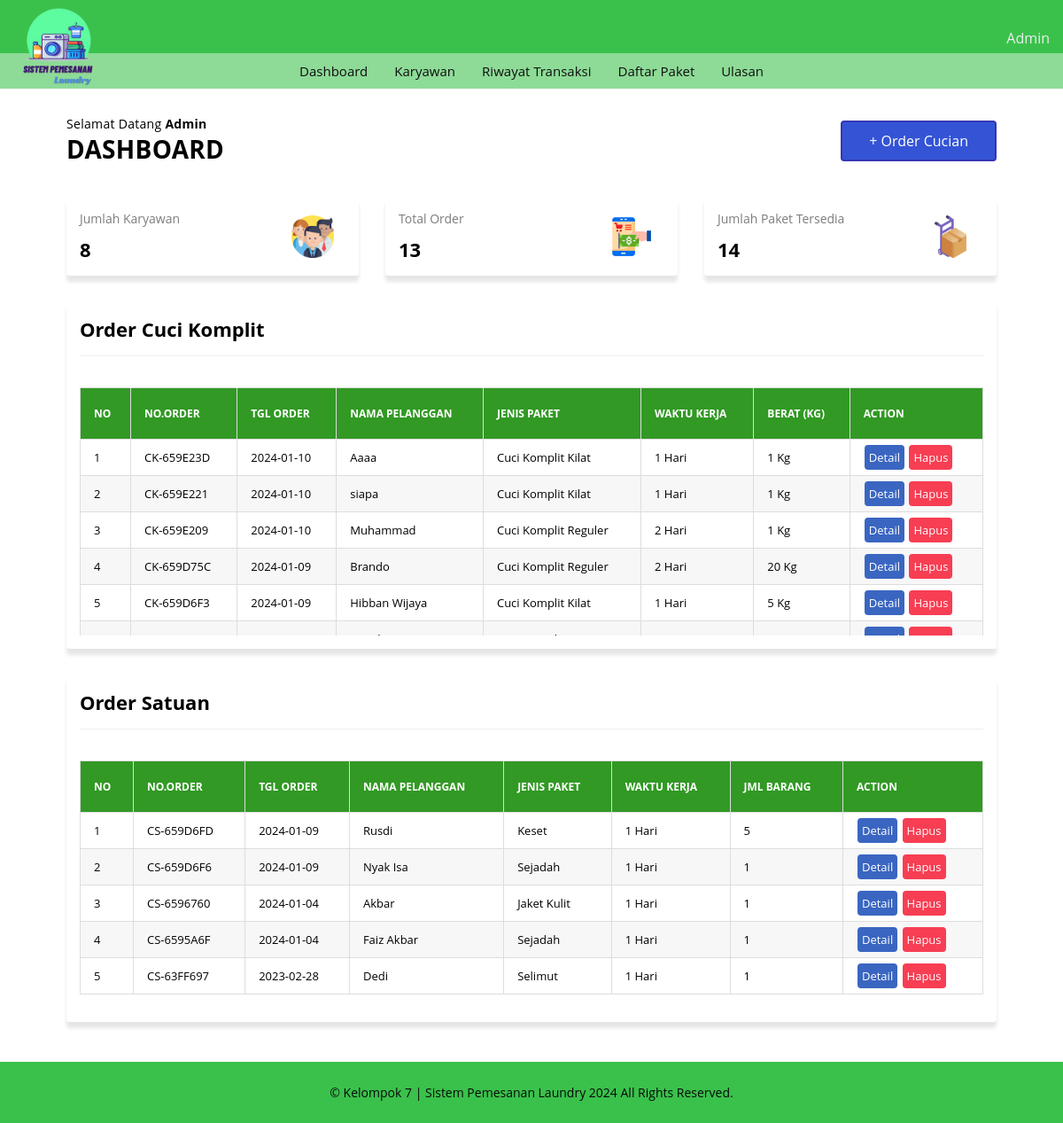
Page / (signed in) on the committed database.
### tables this page shows
CREATE TABLE `tb_order_ck` (
  `id_order_ck` int(11) NOT NULL,
  `or_ck_number` varchar(10) DEFAULT NULL,
  `nama_pel_ck` varchar(100) NOT NULL,
  `no_telp_ck` char(13) NOT NULL,
  `alamat_ck` text NOT NULL,
  `jenis_paket_ck` varchar(100) NOT NULL,
  `wkt_krj_ck` varchar(30) DEFAULT NULL,
  `berat_qty_ck` int(11) NOT NULL,
  `harga_perkilo` int(11) DEFAULT NULL,
  `tgl_masuk_ck` date NOT NULL,
  `tgl_keluar_ck` date NOT NULL,
  `tot_bayar` double DEFAULT NULL,
  `keterangan_ck` text NOT NULL
);

CREATE TABLE `tb_order_cs` (
  `id_order_cs` int(11) NOT NULL,
  `or_cs_number` varchar(10) NOT NULL,
  `nama_pel_cs` varchar(100) NOT NULL,
  `no_telp_cs` varchar(13) NOT NULL,
  `alamat_cs` text NOT NULL,
  `jenis_paket_cs` varchar(100) NOT NULL,
  `wkt_krj_cs` varchar(30) DEFAULT NULL,
  `jml_pcs` int(11) NOT NULL,
  `harga_perpcs` int(11) NOT NULL,
  `tgl_masuk_cs` date NOT NULL,
  `tgl_keluar_cs` date NOT NULL,
  `tot_bayar` double NOT NULL,
  `keterangan_cs` text NOT NULL
);

### _functions.php (called while the page is built, shortened)
<?php
$host	= 'localhost';
$user = 'root';
$pass	= '';
$db	= 'laundry_app';
$koneksi = mysqli_connect($host,$user,$pass,$db);
function query($query){
	global $koneksi;
	$result = mysqli_query($koneksi, $query);
	$rows = [];
	while ($row = mysqli_fetch_assoc($result)) {
		$rows[] = $row;
	}
	return $rows;
}
function url($url = null){
	$url_utama = "http://localhost/rumah_laundry";
	if ($url != null) {
		return $url_utama . '/' . $url;
	}else{
		return $url_utama;
	}
}
function jmlOrder(){
	$jml_ck = count(query("SELECT * FROM tb_order_ck"));
	$jml_cs = count(query("SELECT * FROM tb_order_cs"));
	$total_order = $jml_ck  + $jml_cs;
	return $total_order;
}
function jmlPaket(){
	$jml_pkt_ck = count(query("SELECT * FROM tb_cuci_komplit"));
	$jml_pkt_cs = count(query("SELECT * FROM tb_cuci_satuan"));
	$jmlPkt = $jml_pkt_ck + $jml_pkt_cs;
	return $jmlPkt;
}

### daftar_order/daf_or_ck.php (the view)
<div class="col">
   <div class="card">
      <div class="card-title card-flex">
         <div class="card-col">
            <h2>Order Cuci Komplit</h2>
         </div>
      </div>
      <div class="card-body">
         <div class="tabel-kontainer">
            <table class="tabel-transaksi">
               <thead>
                  <tr>
                     <th class="sticky">No</th>
                     <th class="sticky">No.Order</th>
                     <th class="sticky">Tgl Order</th>
                     <th class="sticky">Nama Pelanggan</th>
                     <th class="sticky">Jenis Paket</th>
                     <th class="sticky">Waktu Kerja</th>
                     <th class="sticky">Berat (Kg)</th>
                     <th class="sticky">Action</th>
                  </tr>
               </thead>
               <tbody>
                  <?php $cuci_komplit = query('SELECT * FROM tb_order_ck ORDER BY id_order_ck DESC');
                     if (!empty($cuci_komplit)) :?>
                     <?php
                        $no_ck = 1;
                        foreach($cuci_komplit as $ck) : ?>
                        <tr>
                           <td><?= $no_ck; ?></td>
                           <td><?= $ck['or_ck_number'] ?></td>
                           <td><?= $ck['tgl_masuk_ck'] ?></td>
                           <td><?= $ck['nama_pel_ck'] ?></td>
                           <td><?= $ck['jenis_paket_ck'] ?></td>
                           <td><?= $ck['wkt_krj_ck'] ?></td>
                           <td><?= $ck['berat_qty_ck'] . ' Kg' ?></td>
                           <td>
                              <a href="<?=url('detail_order/detail_ck/detail_order_ck.php?or_ck_number=')?><?=$ck['or_ck_number']?>" class="btn btn-detail">Detail</a>
                              <a href="<?=url('daftar_order/hapus_ck.php?or_ck_number=')?><?=$ck['or_ck_number']?>" onclick="return confirm('Yakin akan menghapus?');" class="btn btn-hapus">Hapus</a>
                           </td>
                        </tr>
                        <?php $no_ck++ ?>
                     <?php endforeach; ?>
                     <?php else : ?>
                        <tr>
                           <td colspan="8" class="txt-center">Data Tidak Tersedia</td>
                        </tr>
                  <?php endif?>
               </tbody>
            </table>
         </div>
      </div>
   </div>
</div>

### _header.php (shortened to what this page needs)
<?php
require_once('_functions.php');
?>
<!DOCTYPE html>
<html>
<head>
    <link rel="stylesheet" href="<?=url('_assets/css/style.css')?>">
</head>
<body>
<header>
    <nav>
        <div class="logo">
            <a href="<?=url()?>">
                <img src="<?=url('_assets/img/logo/3.png')?>" alt="Rumah Laundry Logo">
            </a>
        </div>
        <ul class="nav-menu">
            <li>
                <span id=""><?= ucfirst($_SESSION['master']) ?></span>
            </li>
        </ul>
    </nav>
    <div id="nav-mini">
        <a href="<?=url('index.php')?>" class="link-nav">Dashboard</a>
        <a href="<?=url('karyawan/karyawan.php')?>" class="link-nav">Karyawan</a>
        <a href="<?=url('riwayat_transaksi/riwayat.php')?>" class="link-nav">Riwayat Transaksi</a>
        <a href="<?=url('paket/paket.php')?>" class="link-nav">Daftar Paket</a>
        <a href="<?=url('review.php')?>" class="link-nav">Ulasan</a>
    </div>
</header>
</body>
</html>

### index.php (shortened to what this page needs)
<?php
	require_once('_header.php');
	$jml_karyawan = count(query('SELECT * FROM master LIMIT 20 OFFSET 1'));
?>
	<div id="main" class="main-content">
		<div class="container">
			<div class="baris">
				<div class="selamat-datang">
					<div class="col-header">
						<p class="judul-sm">Selamat Datang <span><?= ucfirst($_SESSION['master']) ?></span></p>
						<h2 class="judul-md">Dashboard</h2>
					</div>
					<div class="col-header txt-right">
						<a href="<?=url('order/order.php')?>" class="btn-lg bg-primary">+ Order Cucian</a>
					</div>
				</div>
			</div>
			<div class="baris">
				<div class="col col-4">
					<div class="card">
						<div class="card-body">
							<div class="card-panel">
								<div class="panel-header">
									<p>Jumlah Karyawan</p>
									<h2><?= $jml_karyawan ?></h2>
								</div>
								<div class="panel-icon">
									<img src="<?=url('_assets/img/team.png')?>" alt="karyawan" height="48">
								</div>
							</div>
						</div>
					</div>
				</div>
				<div class="col col-4">
					<div class="card">
						<div class="card-body">
							<div class="card-panel">
								<div class="panel-header">
									<p>Total Order</p>
									<h2><?= jmlOrder(); ?></h2>
								</div>
								<div class="panel-icon">
									<img src="<?=url('_assets/img/total_order.png')?>" alt="order" height="48">
								</div>
							</div>
						</div>
					</div>
				</div>
				<div class="col col-4">
					<div class="card">
						<div class="card-body">
							<div class="card-panel">
								<div class="panel-header">
									<p>Jumlah Paket Tersedia</p>
									<h2><?= jmlPaket(); ?></h2>
								</div>
								<div class="panel-icon">
									<img src="<?=url('_assets/img/jumlah_paket.png')?>" alt="paket" height="48">
								</div>
							</div>
						</div>
					</div>
				</div>
			</div>
			<div class="baris">
				<?php require_once('daftar_order/daf_or_ck.php');?>
			</div>
			<div class="baris">
				<?php require_once('daftar_order/daf_or_cs.php');?>
			</div>
		</div>
	</div>
<?php require_once('_footer.php'); ?>

### daftar_order/daf_or_cs.php
<div class="col">
   <div class="card">
      <div class="card-title card-flex">
         <div class="card-col">
            <h2>Order Satuan</h2>
         </div>
      </div>
      <div class="card-body">
         <div class="tabel-kontainer">
            <table class="tabel-transaksi">
               <thead>
                  <tr>
                     <th class="sticky">No</th>
                     <th class="sticky">No.Order</th>
                     <th class="sticky">Tgl Order</th>
                     <th class="sticky">Nama Pelanggan</th>
                     <th class="sticky">Jenis Paket</th>
                     <th class="sticky">Waktu Kerja</th>
                     <th class="sticky">Jml Barang</th>
                     <th class="sticky">Action</th>
                  </tr>
               </thead>
               <tbody>
                  <?php $cuci_satuan = query('SELECT * FROM tb_order_cs ORDER BY id_order_cs DESC');
                     if (!empty($cuci_satuan)) : ?>
                        <?php
                           $no_cs = 1;
                           foreach($cuci_satuan as $cs) : ?>
                              <tr>
                                 <td><?= $no_cs ?></td>
                                 <td><?= $cs['or_cs_number'] ?></td>
                                 <td><?= $cs['tgl_masuk_cs'] ?></td>
                                 <td><?= $cs['nama_pel_cs'] ?></td>
                                 <td><?= $cs['jenis_paket_cs'] ?></td>
                                 <td><?= $cs['wkt_krj_cs'] ?></td>
                                 <td><?= $cs['jml_pcs'] ?></td>
                                 <td>
                                    <a href="<?=url('detail_order/detail_cs/detail_order_cs.php?or_cs_number=')?><?=$cs['or_cs_number']?>" class="btn btn-detail">Detail</a>
                                    <a href="<?=url('daftar_order/hapus_cs.php?or_cs_number=')?><?=$cs['or_cs_number']?>" onclick="return confirm('Yakin akan menghapus?');" class="btn btn-hapus">Hapus</a>
                                 </td>
                              </tr>
                           <?php $no_cs++ ?>
                        <?php endforeach; ?>
                        <?php else : ?>
                           <tr>
                              <td colspan="8" class="txt-center">Data Tidak Tersedia</td>
                           </tr>
                     <?php endif; ?>
               </tbody>
            </table>
         </div>
      </div>
   </div>
</div>

### _footer.php (shortened to what this page needs)
	<footer>
		<p>&copy; Kelompok 7 | Sistem Pemesanan Laundry <span id="tahun"></span> All Rights Reserved.</p>
	</footer>
</body>
</html>

### _assets/css/style.css (style rules this page uses)
* { margin: 0; padding: 0; box-sizing: border-box; }
html,body { width: 100%; max-width: 100%; position: relative; font-family: 'Open sans', sans-serif; display: flex; flex-direction: column; background-image: url(../img/bg.jpg); overflow-x: hidden; }
.txt-right { text-align: right; }
header { position: relative; display: flex; flex-direction: column; align-items: center; width: 100%; }
h2 { font-size: 22px; }
nav { position: relative; display: flex; flex-direction: row; flex-wrap: wrap; justify-content: space-between; align-items: center; width: 100%; height: 60px; background-color: #3ac14c; }
nav .logo { display: flex; position: relative; padding: 0 15px; text-transform: uppercase; }
nav .logo a { display: flex; text-decoration: none; font-weight: bold; font-size: 20px; color: #eee; }
nav .logo a img { height: 100px; }
nav .nav-menu { list-style-type: none; padding: 0 15px 0 0; }
nav .nav-menu li { display: inline-block; height: 100%; }
nav .nav-menu li span { display: block; padding: 0px 0 15px 10px; color: #eee; cursor: pointer; }
#nav-mini { background-color: #8ddb97; display: flex; flex-direction: row; flex-wrap: wrap; justify-content: center; width: 100%; }
#nav-mini .link-nav { text-decoration: none; color: #100f0f; padding: 10px 15px; font-size: 15px; }
.main-content { display: flex; flex-direction: column; }
.container { display: flex; flex-direction: column; width: 1080px; max-width: 100%; margin: auto; padding: 0 15px; min-height: 20px; }
.baris { position: relative; margin: 0 -15px; display: flex; flex-direction: row; flex-wrap: wrap; }
.selamat-datang { width: 100%; display: flex; flex-direction: row; flex-wrap: wrap; align-items: center; justify-content: space-between; padding: 0 15px; margin: 30px 0 20px 0; }
.selamat-datang .col-header { flex: 1; }
.selamat-datang .col-header .judul-sm { font-size: 14px; letter-spacing: .3px; }
.selamat-datang .col-header .judul-sm span { font-weight: bold; }
.selamat-datang .col-header .judul-md { font-size: 28px; text-transform: uppercase; letter-spacing: .3px; }
.selamat-datang .col-header a { display: inline-block; color: #fff; text-decoration: none; }
.btn-lg { padding: 10px 30px; border-radius: 4px; }
.bg-primary { border: 2px solid #3636b2; color: #ffffff; background-color: #3454d5; }
.col { flex: 1; }
.card { background-color: #fff; margin: 15px; padding: 15px; border-radius: 4px; box-shadow: 0 7px 4px rgba(0,0,0,0.10); }
.card-body { position: relative; }
.card-body .card-panel { display: flex; align-items: center; justify-content: space-between; }
.card-body .card-panel .panel-header { position: relative; width: 75%; }
.card-body .card-panel .panel-header p { color: #7d7d7d; font-size: 14px; }
.card-body .card-panel .panel-header h2 { margin-top: 10px; }
.card-body .card-panel .panel-icon { width: 25%; display: flex; align-items: center; justify-content: center; }
.card-title { padding-bottom: 15px; margin-bottom: 15px; border-bottom: 1px solid #eeeeee; }
.card-flex { display: flex; flex-direction: row; align-items: center; justify-content: space-between; }
.card-col { flex: 1; }
.tabel-kontainer { display: block; width: 100%; height: 300px; position: relative; overflow-x: auto; overflow-y: auto; }
.tabel-transaksi { border: 0; border-collapse: collapse; width: 100%; }
.tabel-transaksi thead { color: #ffffff; }
.tabel-transaksi thead th { text-transform: uppercase; font-size: 12px; text-align: left; padding: 20px 15px; background-color: #319924; }
.sticky { position: sticky; top: 0; }
.tabel-transaksi tbody tr { border-bottom: 1px solid #dddddd; }
.tabel-transaksi tbody tr:nth-child(even) { background-color: #f7f7f7; }
.tabel-transaksi tbody tr:last-child { border-bottom: 0; }
.tabel-transaksi tbody tr td { padding: 5px 15px; font-size: 13px; }
.btn { display: inline-block; text-decoration: none; padding: 5px; margin: 1px; border-radius: 4px; }
.btn-detail { color: #ffffff; background-color: #3a66c1; }
.btn-hapus { background-color: #f73e53; color: #ffffff; }
footer { position: relative; margin-top: 30px; padding: 25px 15px; text-align: center; font-size: 14px; background-color: #3ac14c; }
footer > p { color: #0a0a0a; }
table { width: 100%; border-collapse: collapse; margin-top: 20px; }
table th { background-color: #f2f2f2; font-weight: bold; padding: 8px; border: 1px solid #ddd; }
table td { padding: 8px; border: 1px solid #ddd; }
table tr:nth-child(even) { background-color: #f9f9f9; }

### rows in the picture
tb_order_ck: or_ck_number "CK-659E23D", tgl_masuk_ck "2024-01-10", nama_pel_ck "Aaaa", jenis_paket_ck "Cuci Komplit Kilat", wkt_krj_ck "1 Hari", berat_qty_ck "1"
tb_order_ck: or_ck_number "CK-659E221", tgl_masuk_ck "2024-01-10", nama_pel_ck "siapa", jenis_paket_ck "Cuci Komplit Kilat", wkt_krj_ck "1 Hari", berat_qty_ck "1"
tb_order_ck: or_ck_number "CK-659E209", tgl_masuk_ck "2024-01-10", nama_pel_ck "Muhammad", jenis_paket_ck "Cuci Komplit Reguler", wkt_krj_ck "2 Hari", berat_qty_ck "1"
tb_order_ck: or_ck_number "CK-659D75C", tgl_masuk_ck "2024-01-09", nama_pel_ck "Brando", jenis_paket_ck "Cuci Komplit Reguler", wkt_krj_ck "2 Hari", berat_qty_ck "20"
tb_order_ck: or_ck_number "CK-659D6F3", tgl_masuk_ck "2024-01-09", nama_pel_ck "Hibban Wijaya", jenis_paket_ck "Cuci Komplit Kilat", wkt_krj_ck "1 Hari", berat_qty_ck "5"
tb_order_cs: or_cs_number "CS-659D6FD", tgl_masuk_cs "2024-01-09", nama_pel_cs "Rusdi", jenis_paket_cs "Keset", wkt_krj_cs "1 Hari", jml_pcs "5"
tb_order_cs: or_cs_number "CS-659D6F6", tgl_masuk_cs "2024-01-09", nama_pel_cs "Nyak Isa", jenis_paket_cs "Sejadah", wkt_krj_cs "1 Hari", jml_pcs "1"
tb_order_cs: or_cs_number "CS-6596760", tgl_masuk_cs "2024-01-04", nama_pel_cs "Akbar", jenis_paket_cs "Jaket Kulit", wkt_krj_cs "1 Hari", jml_pcs "1"
tb_order_cs: or_cs_number "CS-6595A6F", tgl_masuk_cs "2024-01-04", nama_pel_cs "Faiz Akbar", jenis_paket_cs "Sejadah", wkt_krj_cs "1 Hari", jml_pcs "1"
tb_order_cs: or_cs_number "CS-63FF697", tgl_masuk_cs "2023-02-28", nama_pel_cs "Dedi", jenis_paket_cs "Selimut", wkt_krj_cs "1 Hari", jml_pcs "1"

### other values in the picture
$_SESSION['master'] "Admin"
$jml_karyawan "8"
jmlOrder() "13"
jmlPaket() "14"
